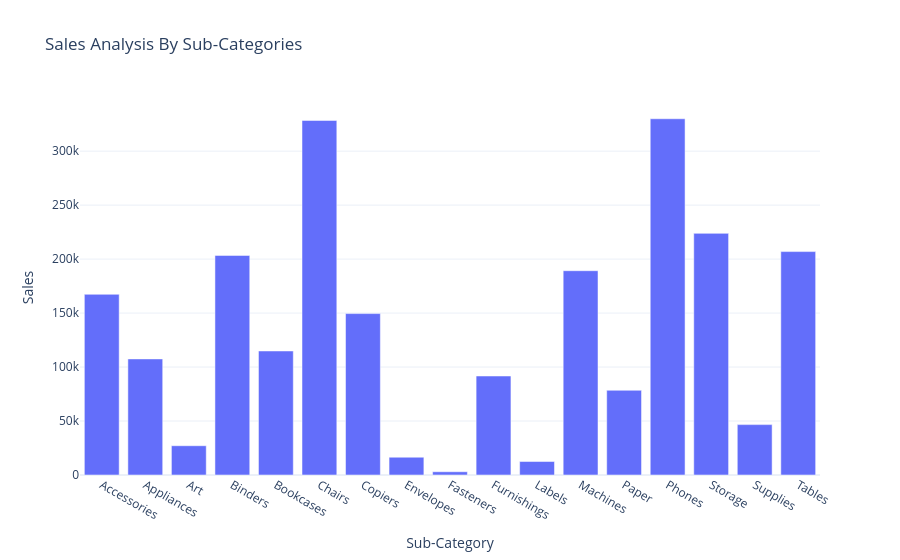

The notebook cell this image was saved under:
### Code cell
# bar graph
flg3 = px.bar(sales_subcat,
              x = 'Sub-Category',
              y = 'Sales',
              title = 'Sales Analysis By Sub-Categories')
flg3.show()

### Figure 1 — Plotly figure (JSON) as saved in the notebook; plotly's stock layout.template omitted (floating-point values rounded to 4 significant figures)
{"data": [{"hovertemplate": "Sub-Category=%{x}<br>Sales=%{y}<extra></extra>", "legendgroup": "", "marker": {"color": "#636efa", "pattern": {"shape": ""}}, "name": "", "orientation": "v", "showlegend": false, "textposition": "auto", "type": "bar", "x": ["Accessories", "Appliances", "Art", "Binders", "Bookcases", "Chairs", "Copiers", "Envelopes", "Fasteners", "Furnishings", "Labels", "Machines", "Paper", "Phones", "Storage", "Supplies", "Tables"], "xaxis": "x", "y": [167400.0, 107500.0, 27120.0, 203400.0, 114900.0, 328400.0, 149500.0, 16480.0, 3024.0, 91710.0, 12490.0, 189200.0, 78480.0, 330000.0, 223800.0, 46670.0, 207000.0], "yaxis": "y"}], "layout": {"barmode": "relative", "legend": {"tracegroupgap": 0}, "title": {"text": "Sales Analysis By Sub-Categories"}, "xaxis": {"anchor": "y", "domain": [0, 1], "title": {"text": "Sub-Category"}}, "yaxis": {"anchor": "x", "domain": [0, 1], "title": {"text": "Sales"}}}}
